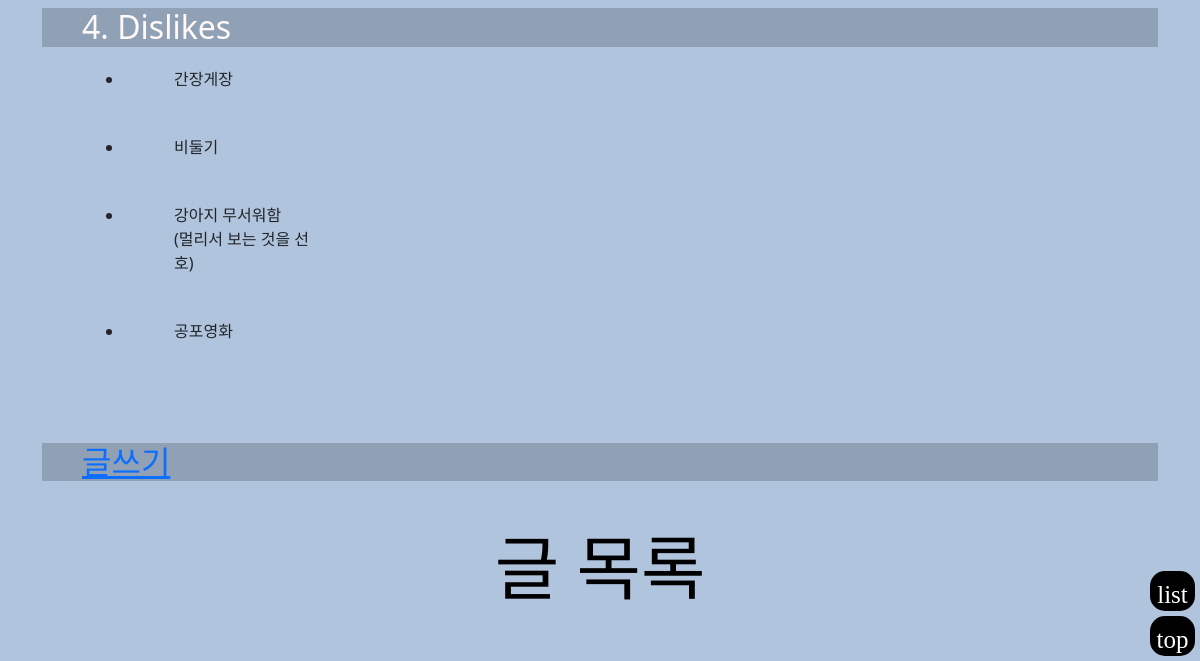
Before: / (lower part) with the older database file.
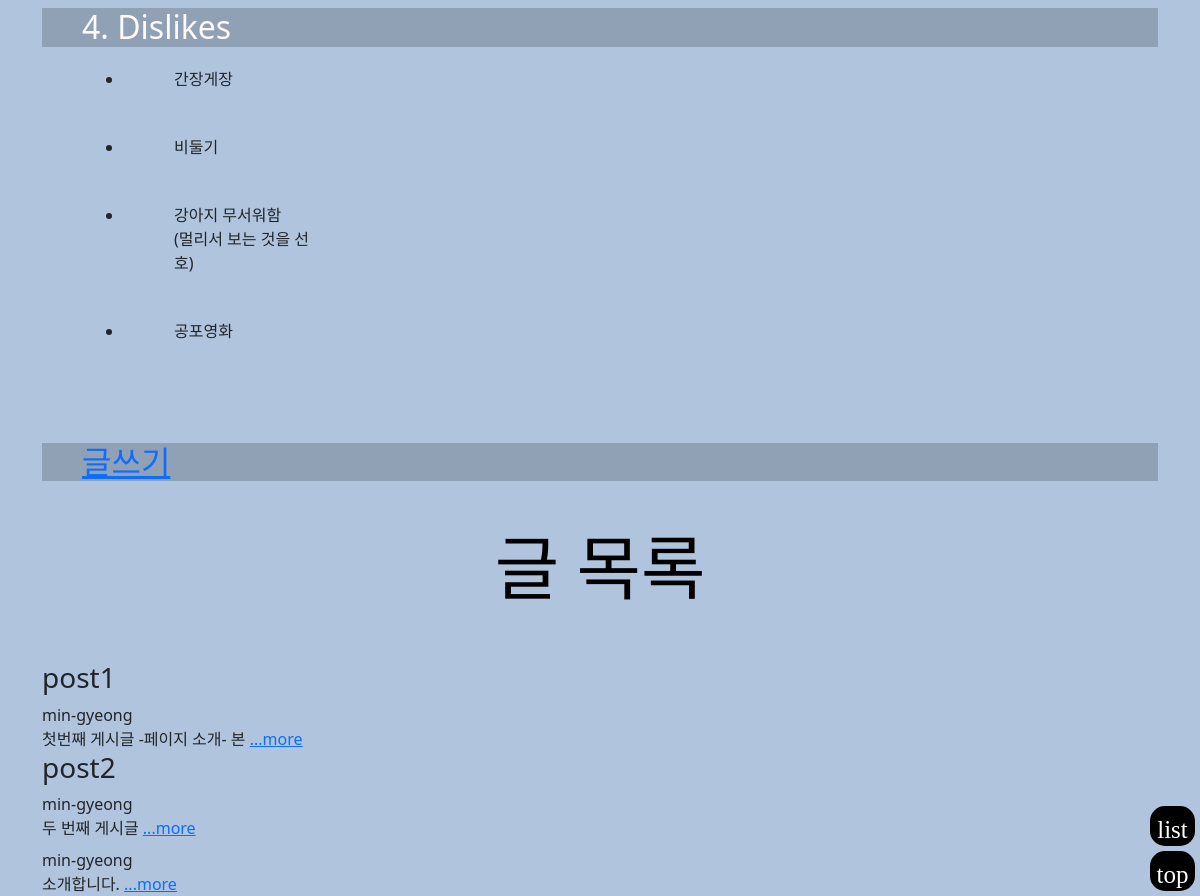
After: the same page with the newer database file.
### main/models.py (models this page shows, shortened)
class Post(models.Model):
    id = models.AutoField(primary_key=True)
    title = models.CharField(max_length=200)
    writer = models.CharField(max_length=100)
    pub_date = models.DateTimeField()
    body = models.TextField()
    def summary(self):
        return self.body[:20]

### main/views.py (the view)
# urls.py: path('', views.showmain),
def showmain(request):
    posts = Post.objects.all()
    return render(request, 'main/mainpage.html',{'posts':posts})

### main/templates/main/mainpage.html (shortened to what this page needs)
{% extends 'base.html' %}
{% load static %}
{% block content %}
<body id="top">
    <h2><a id="4. Dislikes">4. Dislikes</a></h2>
        <div id="dislikes">
            <ul>
                <li type="disc">간장게장</li><br>
                <li type="disc">비둘기</li><br>
                <li type="disc">강아지 무서워함<br>
                        (멀리서 보는 것을 선호)
                </li><br>
                <li type="disc">공포영화</li>
            </ul>
        </div>
    <a href="#top"><div class="top">top</div></a>
    <a href="#list"><div class="list">list</div></a>
</body>
<h2><a href="{%url 'new'%}">글쓰기</a></h2>
<h1>글 목록</h1>
<div>
    {% for post in posts %}
    <div>
        <h3>{{post.title}}</h3>
        {{post.writer}}<br>
        {{post.summary}}
        <a href="{%url 'detail' post.id %}">...more</a>
        <br>
    </div>
    {%endfor%}
</div>
{% endblock %}

### sns_project/templates/base.html (shortened to what this page needs)
<!DOCTYPE html>
{% load static %}
<html lang="en">
<head>
    <link href="https://cdn.jsdelivr.net/npm/bootstrap@5.0.0/dist/css/bootstrap.min.css" rel="stylesheet">
    <link rel="stylesheet" href="{% static 'css/project.css' %}">
</head>
<body>
    <div class="container">
        {% block content %}
        {% endblock %}
    </div>
</body>
</html>

### sns_project/static/css/project.css (style rules this page uses)
body { background-color: lightsteelblue; }
h1 { font-family: Georgia, 'Times New Roman', Times, serif; font-size: 70px; color: black; text-align: center; padding-top: 40px; padding-bottom: 40px; }
h2 { background-color: rgba(0, 0, 0, 0.185); color: snow; padding-left: 40px; margin-top: 100px; }
#dislikes ul li { text-align: left; width: 200px; border-radius: 20px; margin-top: 20px; margin-left: 50px; padding-left: 50px; font-size: medium; }
.top { position: fixed; bottom: 5px; right: 5px; background-color: black; width: 45px; height: 40px; border-style: none; border-radius: 15px; padding-top: 5px; text-align: center; font-size: 25px; color: white; font-family: Times, serif, 'Times New Roman'; }
.list { position: fixed; bottom: 50px; right: 5px; background-color: black; width: 45px; height: 40px; border-style:none; border-radius: 15px; padding-top: 5px; text-align: center; font-size: 25px; color: white; font-family: Times, 'Times New Roman', serif; }

Changed rows visible on the page:
added Post: title "post1", writer "min-gyeong", summary "첫번째 게시글 -페이지 소개- 본"
added Post: title "post2", writer "min-gyeong", summary "두 번째 게시글"
added Post: writer "min-gyeong", summary "소개합니다."
